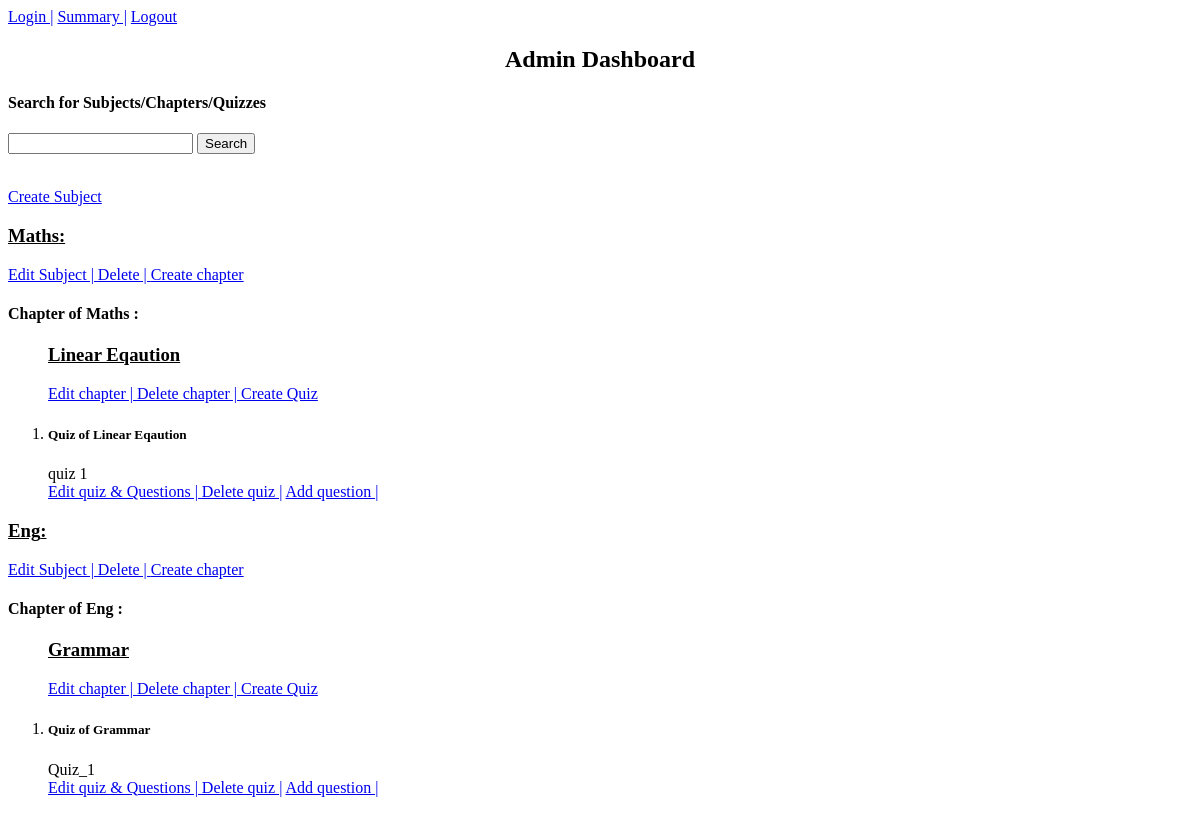
Before: /admin/dashboard with the older database file.
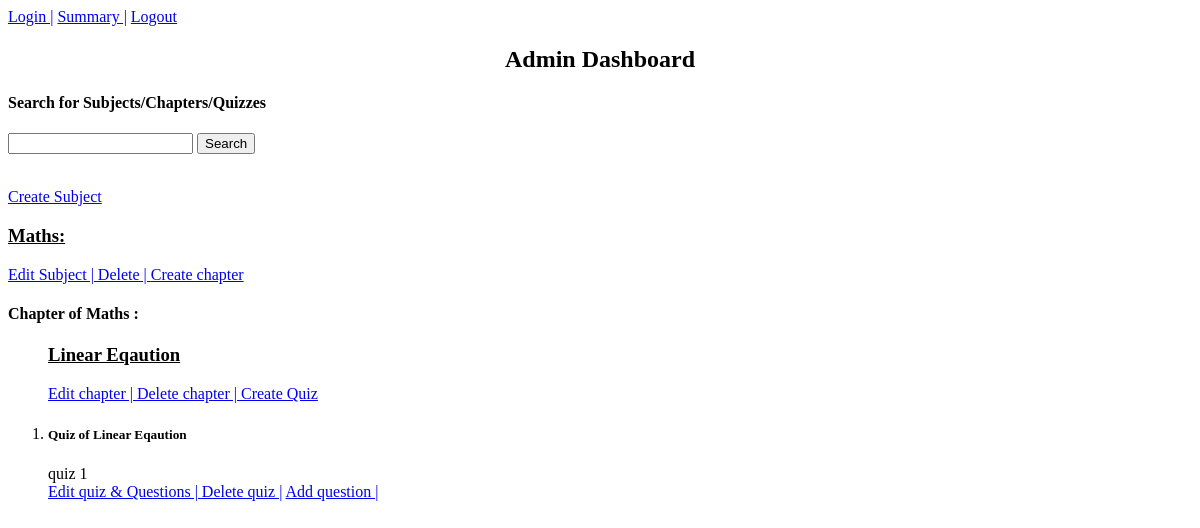
After: the same page with the newer database file.
### models.py (models this page shows)
class Subject(db.Model):
    id=db.Column(db.Integer,primary_key=True,nullable=False,autoincrement=True)
    name=db.Column(db.String(100),nullable=False)
    description=db.Column(db.String(250),nullable=True)
    chapter=db.relationship("Chapter",backref='subject',cascade='all,delete')

class Chapter(db.Model):
    id=db.Column(db.Integer,primary_key=True,nullable=False,autoincrement=True)
    subject_id=db.Column(db.Integer,db.ForeignKey('subject.id',ondelete="CASCADE"),nullable=False)
    name=db.Column(db.String(100),nullable=False)
    description=db.Column(db.String(250),nullable=True)
    quiz=db.relationship('Quiz',backref='chapter',cascade='all,delete')

class Quiz(db.Model):
    id=db.Column(db.Integer,primary_key=True,nullable=False,autoincrement=True)
    name=db.Column(db.String(100),nullable=False)
    chapter_id=db.Column(db.Integer,db.ForeignKey('chapter.id',ondelete="CASCADE"),nullable=False)
    remarks=db.Column(db.String(300),nullable=True)
    question=db.relationship('Question',backref='quiz',cascade='all,delete')
    score=db.relationship('Score',backref='quiz',cascade='all,delete')

### app.py (the view, shortened to what this page needs)
@app.route('/admin/dashboard',methods=['GET','POST'])
def admin_dashboard():
    subject=Subject.query.all()
    user=User.query.filter(User.username!='admin').all()
    quiz=Quiz.query.all()
    chapter=Chapter.query.all()
    question=Question.query.all()
    search=request.form.get('search'," ").strip().lower()
    subjects=[]
    return render_template('admin_dashboard.html',user=user,subject=subjects if search else subject,quiz= quiz,question=question,chapter= chapter)

### templates/admin_dashboard.html (shortened to what this page needs)
<html>
     <a href="{{url_for('login')}}" > Login |</a> <a href="{{url_for('summary')}}" > Summary |</a>  <a href="{{url_for('logout')}}" >Logout</a><h2 ><b> Admin Dashboard</b></h2>
       <h4>Search for Subjects/Chapters/Quizzes</h4>
       <form action ="{{url_for('admin_dashboard')}}" method ="POST">
            <input type="text" name ="search" class="form-control" value="{{search}}">
            <button type="submit">Search</button>
        </form>
        <br>
       <a href="{{url_for('create_new_subject')}}" >Create Subject</a>
    {% for sub in subject%}
         <h3><u>{{sub.name}}: </u></h3>
        <a href="{{url_for('edit_subject',subject_id=sub.id)}}"> Edit Subject | </a>
        <a href="{{url_for('delete_subject',subject_id=sub.id)}}"> Delete | </a>
        <a href="{{url_for('create_chapter',subject_id=sub.id)}}"> Create chapter  </a>
        <h4>Chapter of {{sub.name}} :</h4>
        <ol>
        {% for chap in sub.chapter%}
                <h3><u>{{chap.name}}</u></h3>
                    <a href="{{url_for('edit_chapter',subject_id=sub.id,chapter_id=chap.id)}}" > Edit chapter | </a>
                    <a href="{{url_for('delete_chapter',subject_id=sub.id,chapter_id=chap.id)}}" > Delete chapter | </a>
                    <a href="{{url_for('create_quiz',subject_id=sub.id,chapter_id=chap.id)}}" > Create Quiz  </a>
        {%for quizzes in chap.quiz%}
        <li>
        <h5>Quiz of {{chap.name}}</h5>
        {{quizzes.name}}
        <div>
            <a href="{{url_for('edit_quiz',subject_id=sub.id,quiz_id=quizzes.id)}}" > Edit quiz & Questions |  </a>
            <a href="{{url_for('delete_quiz',subject_id=sub.id,quiz_id=quizzes.id)}}" > Delete quiz |</a>
            <a href="{{url_for('add_question',subject_id=sub.id,quiz_id=quizzes.id)}}" > Add question | </a>
        </div>
    </li>
{%endfor%}
{% endfor %}
</ol>
{%endfor%}
</html>

Changed rows visible on the page:
removed Subject: name "Eng"
removed Chapter: name "Grammar", shown under "Eng"
removed Quiz: name "Quiz_1", shown under "Grammar"
